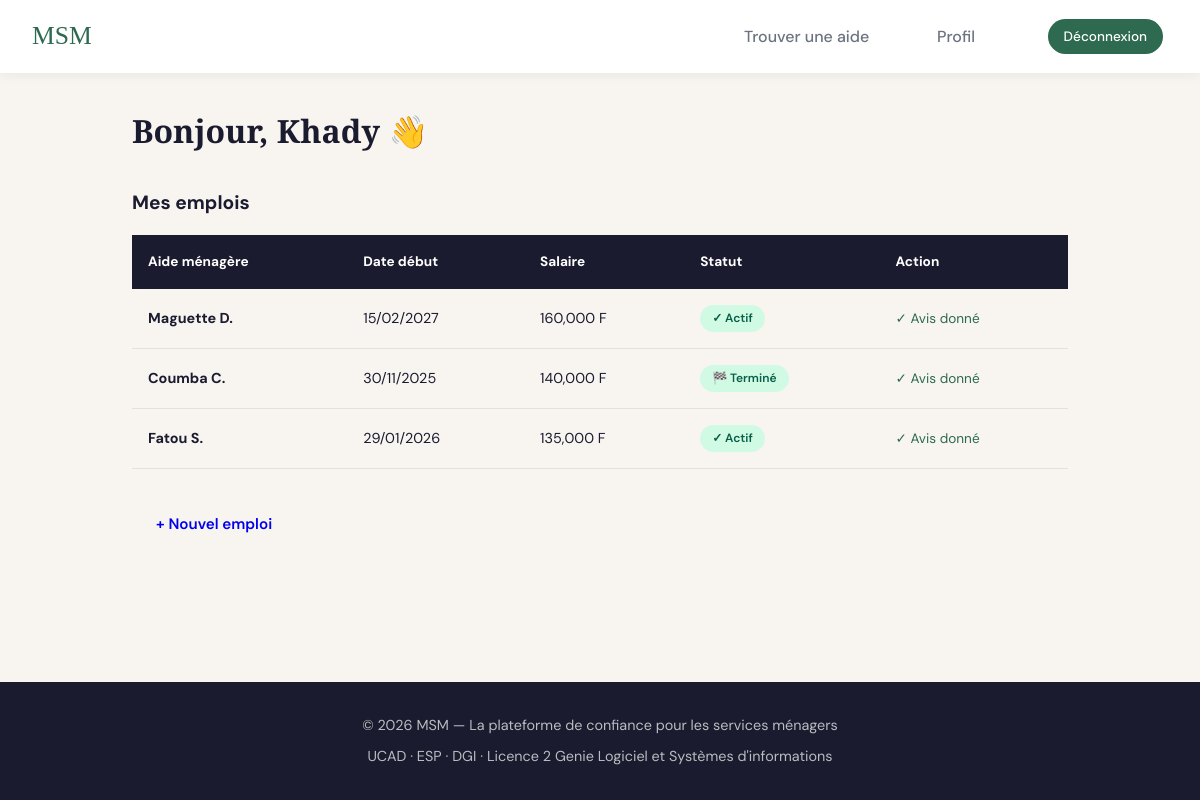
The page /profile (signed in) on the database its author committed.
### models/models.py (models this page shows, shortened)
class User(db.Model):
    __tablename__ = "users"
    id: Mapped[int] = mapped_column(primary_key=True)
    first_name: Mapped[str]
    last_name: Mapped[str]
    phone_number: Mapped[str] = mapped_column(unique=True)
    email_address: Mapped[str] = mapped_column(unique=True)
    password_hash: Mapped[str] = mapped_column()
    status: Mapped[UserStatus] = mapped_column(
        Enum(UserStatus), default=UserStatus.PENDING
    )
    is_verified: Mapped[bool] = mapped_column(default=False)
    worker_profile: Mapped["Worker | None"] = relationship(
        back_populates="user", uselist=False
    )
    employer_profile: Mapped["Employer | None"] = relationship(
        back_populates="user", uselist=False
    )
    posts: Mapped[list["Post"]] = relationship(back_populates="author")

class Employment(db.Model):
    __tablename__ = "employments"
    id: Mapped[int] = mapped_column(primary_key=True)
    employer_id: Mapped[int] = mapped_column(db.ForeignKey("employers.id"))
    worker_id: Mapped[int] = mapped_column(db.ForeignKey("workers.id"))
    salary: Mapped[int]
    created_at: Mapped[datetime] = mapped_column(default=datetime.now)
    start_date: Mapped[date] = mapped_column(db.Date)
    end_date: Mapped[date] = mapped_column(db.Date, nullable=True)
    status: Mapped[EmploymentStatus] = mapped_column(
        Enum(EmploymentStatus), default=EmploymentStatus.PENDING
    )
    worker: Mapped["Worker"] = relationship(back_populates="employments")
    employer: Mapped["Employer"] = relationship(back_populates="employments")
    reviews: Mapped[list["Review"]] = relationship(back_populates="employment")

### routes/user.py (the view)
@user_bp.route("/profile")
@login_required
def profile():
    user_id = session.get("user_id")
    role = session.get("role")
    if not user_id:
        return "User id is required", 400
    stmt = (
        select(User)
        .filter_by(id=user_id)
        .options(
            joinedload(User.worker_profile).joinedload(Worker.employments),
            joinedload(User.employer_profile).joinedload(Employer.employments),
        )
    )
    user = db.session.execute(stmt).scalars().first()
    if not user:
        return "User not found", 404
    if role == "worker":
        return render_worker_dashboard(user)
    else:
        return render_employer_dashboard(user)

### routes/user.py (called while the page is built)
def render_employer_dashboard(user):
    employer = user.employer_profile
    if not employer:
        return redirect(url_for("user.complete_profile"))
    employments = employer.employments
    return render_template(
        "employer_dashboard.html",
        user=user,
        employer=employer,
        employments=employments,
    )

### utils.py (called while the page is built)
def login_required(f):
    @wraps(f)
    def decorated_function(*args, **kwargs):
        if "user_id" not in session:
            flash("Please log in to access this page")
            return redirect(url_for("auth.login"))
        return f(*args, **kwargs)
    return decorated_function

### templates/employer_dashboard.html (shortened to what this page needs)
{% extends "layout.html" %} {% block main %}
<div
    class="dashboard-content"
    style="padding: 2rem; max-width: 1000px; margin: 0 auto; overflow-x: hidden"
>
    <h2 class="section-title">Bonjour, {{ user.first_name }} 👋</h2>
    <h3 style="margin: 2rem 0 1rem; font-size: 1.2rem">Mes emplois</h3>
    <div
        class="table-wrapper"
        style="
            overflow-x: auto;
            -webkit-overflow-scrolling: touch;
            margin-left: -1rem;
            margin-right: -1rem;
            padding: 0 1rem;
        "
    >
        <table style="min-width: 800px; width: 100%">
            <thead>
                <tr>
                    <th>Aide ménagère</th>
                    <th>Date début</th>
                    <th>Salaire</th>
                    <th>Statut</th>
                    <th>Action</th>
                </tr>
            </thead>
            <tbody>
                 {% for employment in employments %}
                <tr>
                    <td>
                        <strong
                            >{{ employment.worker.user.first_name }} {{
                            employment.worker.user.last_name[0] }}.</strong
                        >
                    </td>
                    <td>{{ employment.start_date.strftime('%d/%m/%Y') }}</td>
                    <td>{{ "{:,}".format(employment.salary) }} F</td>
                    <td>
                        {% if employment.status.value == 'active' %}
                        <span class="badge badge-green">✓ Actif</span>
                        {% elif employment.status.value == 'completed' %}
                        <span class="badge badge-green">🏁 Terminé</span>
                        {% elif employment.status.value == 'cancelled' %}
                        <span class="badge badge-red">Annulé</span>
                        {% else %}
                        <span class="badge badge-yellow">⏳ En attente</span>
                        {% endif %}
                    </td>
                    <td>
                        {% set has_review = employment.reviews |
                        selectattr('reviewer_id', 'equalto', user.id) | list |
                        length > 0 %} {% if employment.status.value in
                        ['completed', 'active'] and not has_review %}
                        <button
                            onclick="openReviewModal({{ employment.id }})"
                            class="btn btn-sm btn-accent"
                        >
                            ⭐ Donner un avis
                        </button>
                        {% elif has_review %}
                        <span style="color: var(--primary); font-size: 0.85rem"
                            >✓ Avis donné</span
                        >
                        {% endif %}
                    </td>
                </tr>
                {% endfor %}
            </tbody>
        </table>
    </div>
    <div style="margin-top: 2rem">
        <a href="{{ url_for('main.search') }}" class="btn btn-primary"
            >+ Nouvel emploi</a
        >
    </div>
</div>
{% endblock %}

### static/style.css (style rules this page uses)
:root { --primary: #2d6a4f; --primary-light: #52b788; --accent: #f4a261; --dark: #1b1b2f; --light: #f8f4f0; --white: #ffffff; --gray: #6b7280; --danger: #ef4444; --border: #e5e0d8; --shadow: 0 4px 24px rgba(0, 0, 0, 0.08); --radius: 16px; }
* { margin: 0; padding: 0; box-sizing: border-box; }
html, body { overflow-x: hidden; max-width: 100vw; }
body { min-height: 100vh; font-family: "DM Sans", sans-serif; background: var(--light); color: var(--dark); line-height: 1.6; display: grid; grid-template-rows: auto 1fr auto; }
.btn { padding: 0.7rem 1.5rem; border-radius: 50px; border: none; cursor: pointer; font-family: "DM Sans", sans-serif; font-size: 0.95rem; font-weight: 600; text-decoration: none; display: inline-block; transition: all 0.25s; }
.badge { display: inline-block; white-space: nowrap; padding: 0.25rem 0.75rem; border-radius: 50px; font-size: 0.75rem; font-weight: 600; }
.badge-green { background: #d1fae5; color: #065f46; }
.section-title { font-family: "Playfair Display", serif; font-size: 2rem; margin-bottom: 0.5rem; color: var(--dark); }
table { width: 100%; border-collapse: collapse; }
th { background: var(--dark); color: white; padding: 1rem; text-align: left; font-size: 0.85rem; }
td { padding: 1rem; border-bottom: 1px solid var(--border); font-size: 0.9rem; }

### rows shown on the page
User: first_name "Khady"
Employment: worker.user.first_name "Maguette", worker.user "D", start_date "15/02/2027", salary "160,000", status "✓ Actif"
Employment: worker.user.first_name "Coumba", worker.user "C", start_date "30/11/2025", salary "140,000", status "🏁 Terminé"
Employment: worker.user.first_name "Fatou", worker.user "S", start_date "29/01/2026", salary "135,000", status "✓ Actif"
